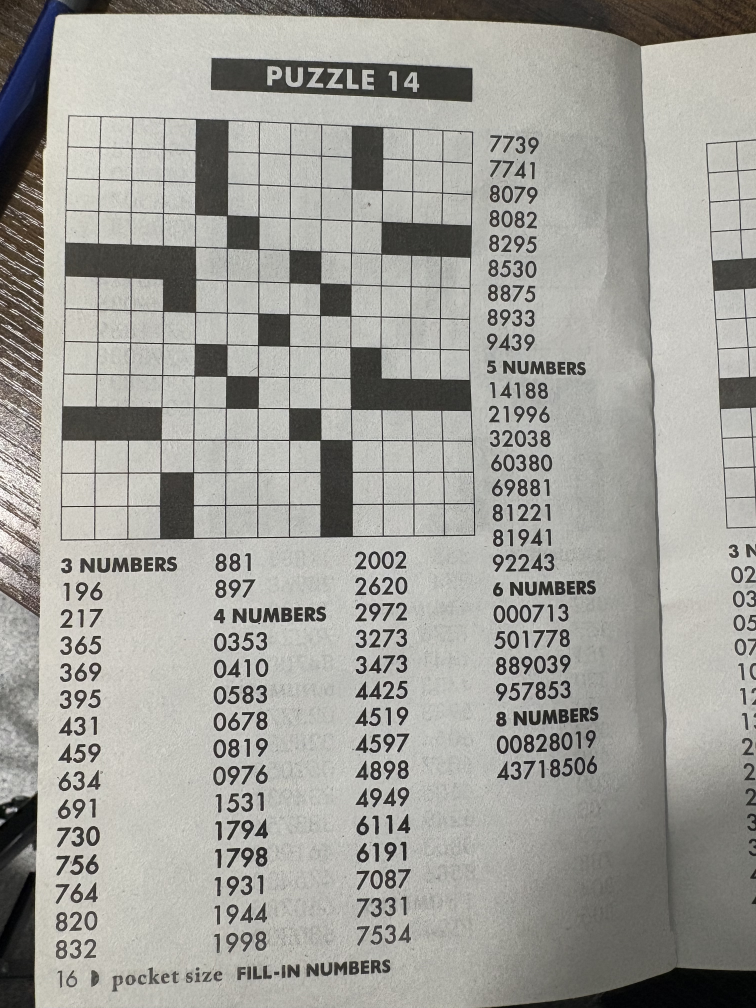
#> input picture Testing Folder/Puzzle 14.jpg, 3024 x 4032 px (shown at 1/4 size)
$ python -i extract_matrix_and_nums.py   (imports and definitions only)
#> lines starting #> are read from the running program, lines starting #| are printed output that depends on the picture; after the words box and inside, x2 and y2 are one past the last pixel; in counts of white or black regions, pixels touching at a corner belong together
import pandas as pd
import numpy as np


import re
import pytesseract
from PIL import Image
import copy
import cv2

def create_number_dict(numbers):
    main_number_dict = {}
    for i in range(3,10):
        nums_test = [n for n in numbers if len(n) == i]
        if len(nums_test) > 0:
            main_number_dict[i] = nums_test
    return main_number_dict

# main_number_dict = create_number_dict(numbers)

def preProcess(img):
    gray = cv2.cvtColor(img, cv2.COLOR_BGR2GRAY)
    _, warped = cv2.threshold(gray, 127,255, cv2.THRESH_BINARY)
    return warped


def preprocess_and_warp(image_path, matrix_confirm):

#> called with image_path = 'Testing Folder/Puzzle 14.jpg', matrix_confirm = False
    img = cv2.imread(image_path)
#> img is the input picture: shape (4032, 3024, 3); mean B, G, R 154.3, 159.9, 160.6
    if img is None:
        raise FileNotFoundError(f"Could not load image from {image_path}")

    #crop photo for better contours
    height, width = img.shape[:2]
#> height = 4032; width = 3024
    img = img[:int(height * 2/3), :int(width * 8/10)]
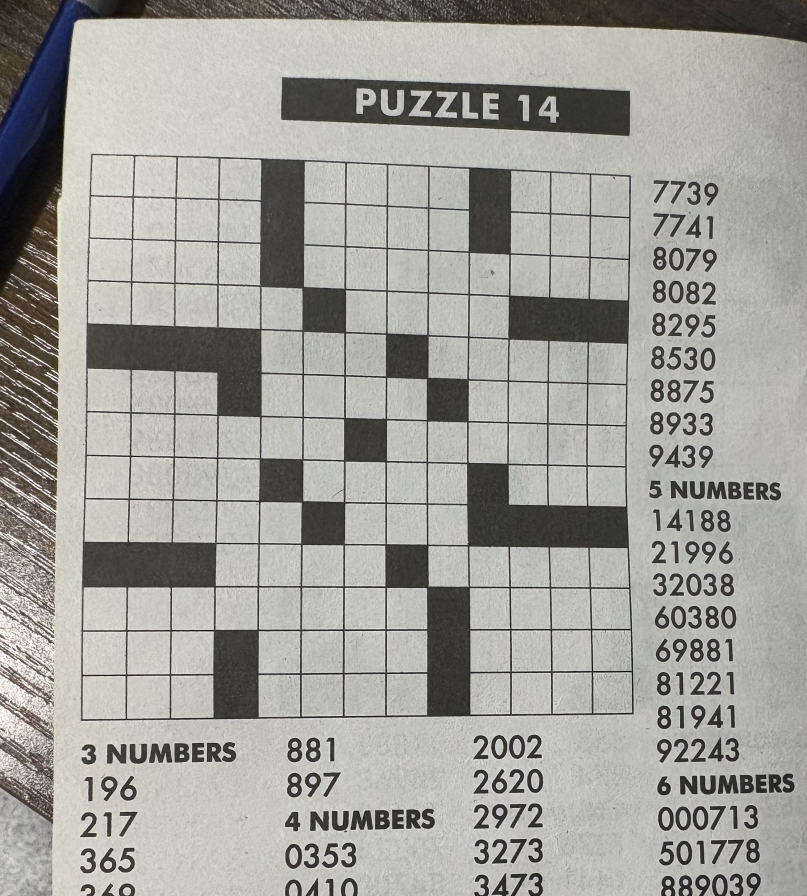
#> img: shape (2688, 2419, 3) (shown at 1/3 size); mean B, G, R 155.4, 160.8, 161.4
    circle_img = img.copy()

    # cv2.imshow("Cropped", cropped)
    # cv2.waitKey(0)
    # cv2.destroyAllWindows()

    orig = img.copy()


    gray = cv2.cvtColor(img, cv2.COLOR_BGR2GRAY)
    blurred = cv2.GaussianBlur(gray, (5, 5), 0)


    edged = cv2.Canny(blurred, 50, 150)
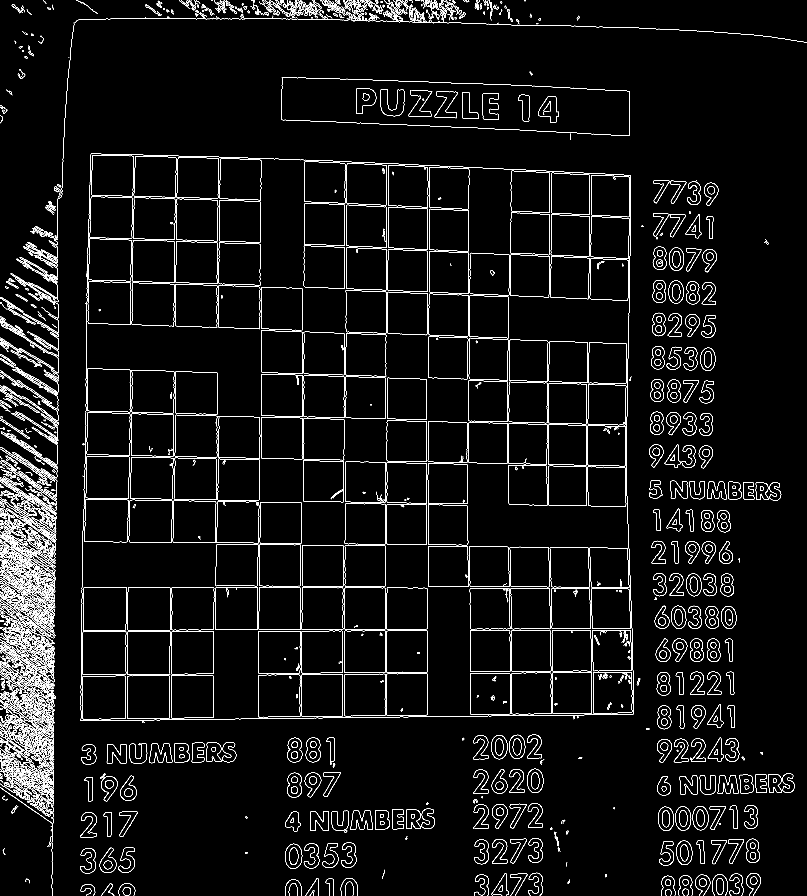
#> edged: shape (2688, 2419) (shown at 1/3 size); 3.2% white in thin lines or dots


    contours, _ = cv2.findContours(edged.copy(), cv2.RETR_EXTERNAL, cv2.CHAIN_APPROX_SIMPLE)
#> contours = 1228 contours, 714 with area under 20; largest, box (x1, y1, x2, y2) and area: (241, 461, 1901, 2163) 2717408, (843, 231, 1890, 408) 137932, (0, 1676, 166, 1825) 4106, (856, 2531, 907, 2607) 3019, (1581, 2306, 1630, 2379) 2786
    # contours, _ = cv2.findContours(gray, cv2.RETR_EXTERNAL, cv2.CHAIN_APPROX_SIMPLE)

    cont_area = [(c, cv2.contourArea(c, False)) for c in contours]
#> cont_area = 1228 items
    cont_area.sort(key=lambda x: x[1], reverse=True)
    num_to_filter = max(1, int(len(contours) * 0.10))
#> num_to_filter = 122
    filtered_contours = [c for c, p in cont_area[num_to_filter:]]
#> filtered_contours = 1106 contours, 714 with area under 20; largest, box (x1, y1, x2, y2) and area: (1947, 1441, 1988, 1496) 1255, (26, 921, 177, 1185) 1159, (2010, 642, 2058, 712) 1148, (2058, 744, 2104, 814) 1147, (1960, 639, 2008, 709) 1145

    contours = sorted(contours, key=cv2.contourArea, reverse=True)


    #Important to check contour
    # Draw all contours
    if not matrix_confirm:
        cv2.drawContours(
            img,           # image to draw on
            contours,      # contour list
            -1,            # -1 means draw all contours
            (0, 0, 255),   # Red in BGR
            7              # line thickness
        )
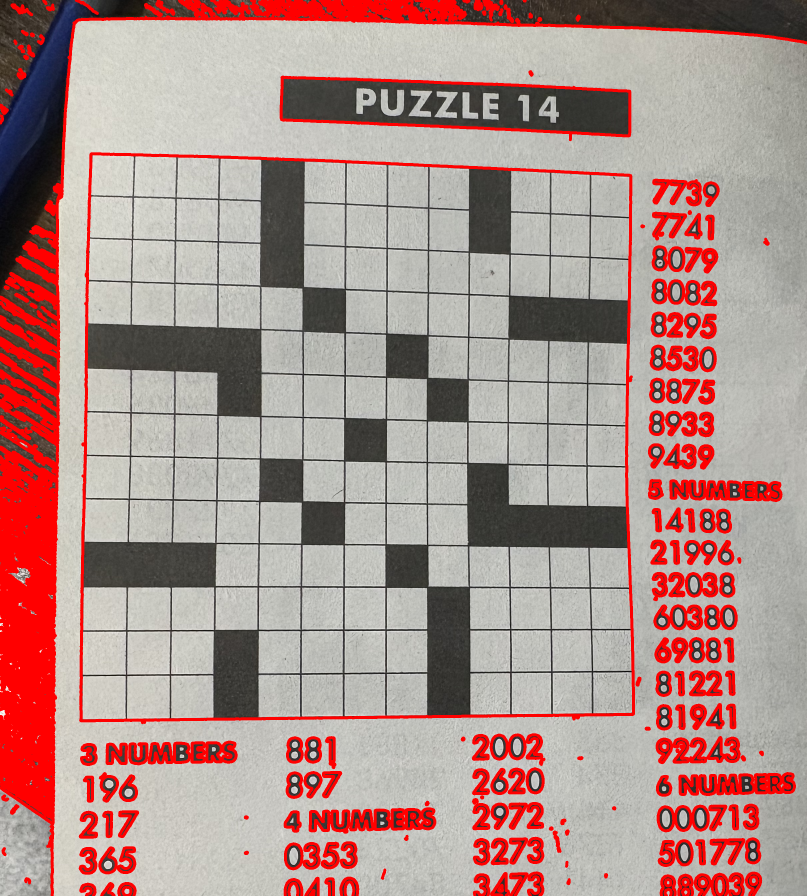
#> img: shape (2688, 2419, 3) (shown at 1/3 size); mean B, G, R 140.8, 145.6, 175.6

        # Display image
        cv2.imshow("Contours", img)

        # Wait until key is pressed
        cv2.waitKey(0)

        # Close window
        cv2.destroyAllWindows()


    c_dict = []
    print(f"contour length: {len(contours)}")
#| contour length: 1228
    for i, c in enumerate(contours):
    #printing out contour options for user to select
        perimeter = cv2.arcLength(c, True)
        approx = cv2.approxPolyDP(c, 0.02 * perimeter, True)
        # if (cv2.contourArea(c) > 25000) and (cv2.contourArea(c) < 40000) and (len(approx) == 4):
        if (cv2.contourArea(c) > 25000) and  (len(approx) == 4):
        # if len(c_dict) == 0:
            print(f"Contour {i}")
            print(f"Number of points: {len(c)}")
            print(f"Area: {cv2.contourArea(c)}")
            print(f"Bounding box: {cv2.boundingRect(c)}")
            print()
#> this loop made 1228 passes
#> perimeter on passes 4 to 6: 211.3, 203.1, 203.1
#| Contour 0
#| Number of points: 716
#| Area: 2717408.0
#| Bounding box: (241, 461, 1660, 1702)
#| Contour 1
#| Number of points: 285
#| Area: 137932.0
#| Bounding box: (843, 231, 1047, 177)

    for i, c in enumerate(contours):
        perimeter = cv2.arcLength(c, True)
        approx = cv2.approxPolyDP(c, 0.02 * perimeter, True)

        #if extremely large grid is detected
        if (cv2.contourArea(c) > 100_000) and (len(approx) == 4):

            x,y, w,h  = cv2.boundingRect(c)

            center_x = x + w / 2
            center_y = y + h / 2

            c_dict.append({
                "x": x,
                "y": y,
                "w": w,
                "h": h,
                "cx": center_x,
                "cy": center_y
            })
            print("large box detected")
            print(f"contour area: {cv2.contourArea(c)}")
            break


        # print("small box detected")
        if (cv2.contourArea(c) > 25000) and (cv2.contourArea(c) < 40000) and (len(approx) == 4): #note that width and height from cv2.boundingRect(c) should be very similar
            #we could even filter this out better by grouping the area values that way we know its one of the cells

            #figure out more robust way to filter

            x,y, w,h  = cv2.boundingRect(c)

            center_x = x + w / 2
            center_y = y + h / 2

            c_dict.append({
                "x": x,
                "y": y,
                "w": w,
                "h": h,
                "cx": center_x,
                "cy": center_y
            })
#> this loop made 1 pass
#> (perimeter, approx, x, y, w, h, center_x, center_y) on pass 1: (6782.6, [[273, 461], [242, 2162], [1900, 2142], [1892, 527]], 241, 461, 1660, 1702, 1071, 1312)
#| large box detected
#| contour area: 2717408.0
#> after the loop, c_dict = 1 item


        # [6 lines of commented-out code are left out]

    print(f"c_dict: {c_dict}")
#| c_dict: [{'x': 241, 'y': 461, 'w': 1660, 'h': 1702, 'cx': 1071.0, 'cy': 1312.0}]
    min_x = min(cell["x"] for cell in c_dict)
#> min_x = 241
    min_y = min(cell["y"] for cell in c_dict)
#> min_y = 461

    max_x = max(cell["x"] + cell["w"] for cell in c_dict)
#> max_x = 1901
    max_y = max(cell["y"] + cell["h"] for cell in c_dict)
#> max_y = 2163

    print(min_x, min_y)
#| 241 461
    print(max_x, max_y)
#| 1901 2163

    cv2.circle(circle_img, (min_x, min_y), 10, (0, 0, 255), -1)
    cv2.circle(circle_img, (min_x, max_y), 10, (0, 0, 255), -1)
    cv2.circle(circle_img, (max_x, min_y), 10, (0, 0, 255), -1)
    cv2.circle(circle_img, (max_x, max_y), 10, (0, 0, 255), -1)

    #important to check if correct coordinates were selected
    if not matrix_confirm:
        cv2.imshow("Image", circle_img)
        cv2.waitKey(0)
        cv2.destroyAllWindows()

    points = [
        (min_x, min_y), (min_x, max_y), (max_x, min_y), (max_x, max_y)
    ]
#> points = [(241, 461), (241, 2163), (1901, 461), (1901, 2163)]
    contour = np.array(points, dtype=np.int32).reshape((4,2))
#> contour = [[241, 461], [241, 2163], [1901, 461], [1901, 2163]]

    pts = contour
#> pts has the same summary as contour
    rect = np.zeros((4, 2), dtype="float32")

    s = pts.sum(axis=1)
#> s = [702, 2404, 2362, 4064]
    rect[0] = pts[np.argmin(s)] # top-left has smallest sum
    rect[2] = pts[np.argmax(s)] # bottom-right has largest sum

    diff = np.diff(pts, axis=1)
#> diff = [220, 1922, -1440, 262]

    rect[1] = pts[np.argmin(diff)] # top-right has smallest difference
    rect[3] = pts[np.argmax(diff)] # bottom-left has largest difference

    #define the dimensions of our new output "flat" square image (e.g., 650x650 px)
    side_length = 650
    dst = np.array([[0,0],[side_length - 1, 0],
        [side_length - 1, side_length - 1],
        [0, side_length - 1]], dtype="float32")


    M = cv2.getPerspectiveTransform(rect, dst)
#> M = [[0.391, -1.73e-18, -94.22], [0, 0.381, -175.8], [2.64e-20, -1.29e-20, 1]]
    warped_color = cv2.warpPerspective(orig, M, (side_length, side_length))
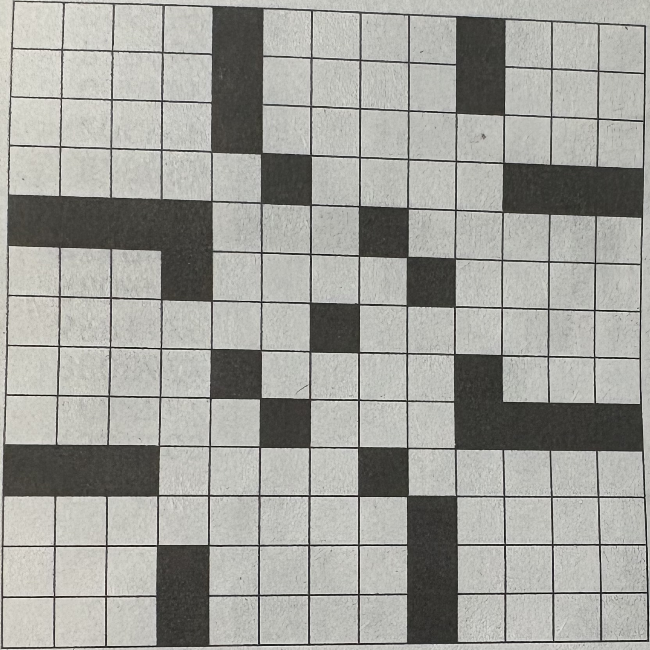
#> warped_color: shape (650, 650, 3); mean B, G, R 156.2, 161.5, 161.5


    warped_gray = cv2.cvtColor(warped_color, cv2.COLOR_BGR2GRAY)
    _, warped_binary = cv2.threshold(warped_gray, 127, 255, cv2.THRESH_BINARY)
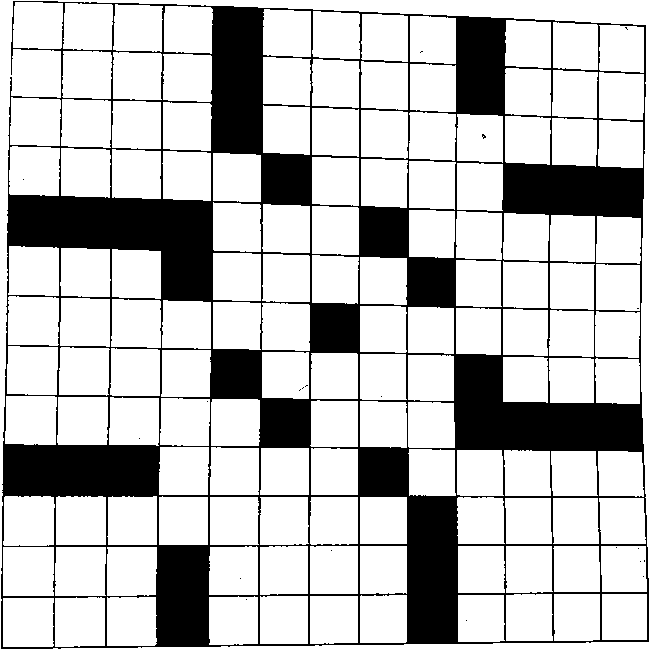
#> warped_binary: shape (650, 650); 75.3% white; 21 black regions (20 under 20 px), largest, box (x1, y1, x2, y2) and area: (1, 1, 649, 649) 104261

    return warped_binary


def create_matrix(image):
    GRID_SIZE = 13
    cell_w = image.shape[1] // GRID_SIZE
#> cell_w = 50
    cell_h = image.shape[0] // GRID_SIZE
#> cell_h = 50

    boolean_matrix = []


    for row in range(GRID_SIZE):
        matrix_row = []
        for col in range(GRID_SIZE):

            x1 = col * cell_w
            y1 = row * cell_h
            x2 = x1 + cell_w
            y2 = y1 + cell_h


            cell = image[y1:y2, x1:x2]


            h, w = cell.shape
            center_sample = cell[int(h*0.3):int(h*0.7), int(w*0.3):int(w*0.7)]


            avg_brightness = np.mean(center_sample)


            is_white = avg_brightness > 127
            matrix_row.append(is_white)

        boolean_matrix.append(matrix_row)
#> center_sample: shape (20, 20); every value is 255
#> after the loop, boolean_matrix = 13 items

    boolean_matrix = np.array(boolean_matrix, dtype=int)
    return boolean_matrix


def extract_clean_numbers(image_path):
#> called with image_path = 'Testing Folder/Puzzle 14.jpg'
    img = cv2.imread(image_path, cv2.IMREAD_GRAYSCALE)
#> img: shape (4032, 3024); min 0, max 255, mean 159.5

    custom_config = r'--psm 11 --oem 3 -c tessedit_char_whitelist=0123456789'

#> (the run stopped early here; a loop or call above may not have finished)

$ run again, on old photos/test_photo_v5.jpg
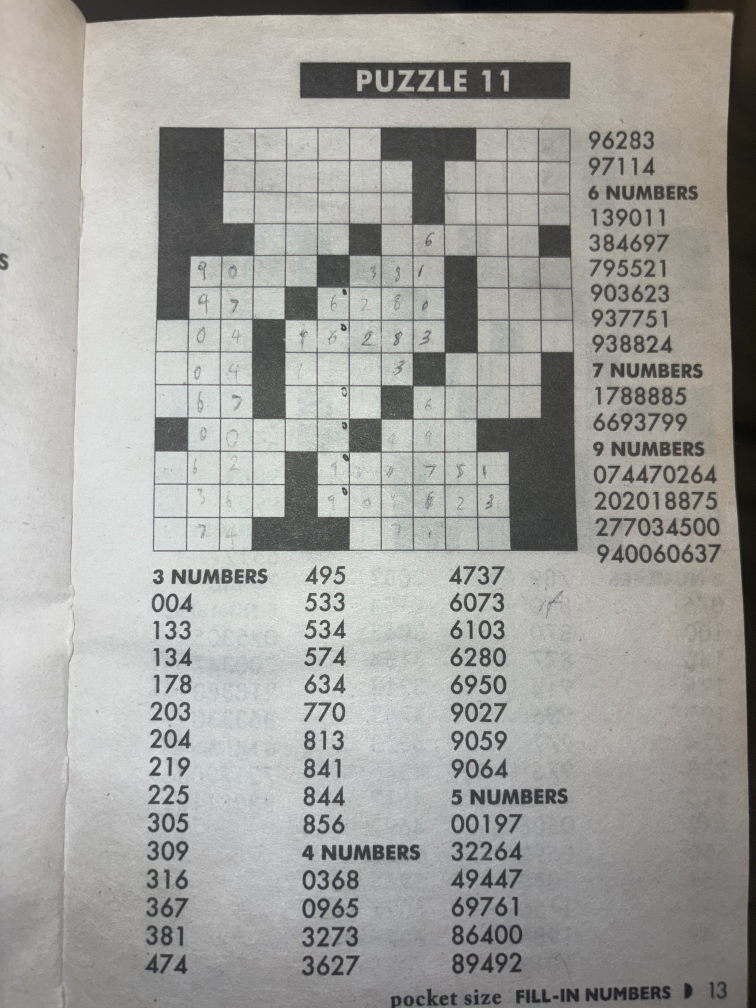
#> input picture old photos/test_photo_v5.jpg, 3024 x 4032 px (shown at 1/4 size)
#> in preprocess_and_warp, img is the input picture: shape (4032, 3024, 3); mean B, G, R 157.2, 160.8, 161.4
#> in preprocess_and_warp, `edged = cv2.Canny(blurred, 50, 150)`:
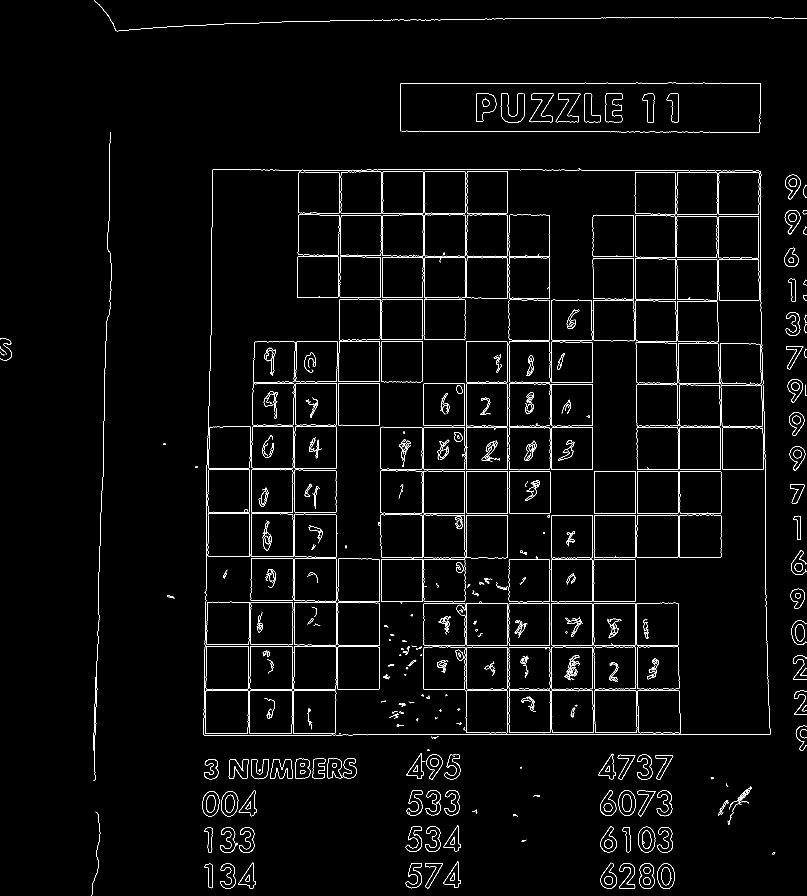
#> edged: shape (2688, 2419) (shown at 1/3 size); 1.7% white in thin lines or dots
#> contours = 138 contours, 54 with area under 20; largest, box (x1, y1, x2, y2) and area: (611, 507, 2311, 2207) 2825610, (1428, 279, 1489, 366) 3648, (1972, 2590, 2025, 2667) 3122, (1914, 2480, 1966, 2557) 3120, (1855, 2371, 1907, 2448) 3100
#> cont_area = 138 items
#> num_to_filter = 13
#> filtered_contours = 125 contours, 54 with area under 20; largest, box (x1, y1, x2, y2) and area: (1279, 2263, 1328, 2339) 2139, (2355, 524, 2402, 598) 2040, (2354, 630, 2401, 703) 2024, (753, 2277, 806, 2338) 2020, (2369, 1339, 2416, 1412) 2016
#| contour length: 138
#> the loop in preprocess_and_warp, `for i, c in enumerate(contours):` made 138 passes
#> perimeter on passes 2 to 9: 275.3, 219, 217, 214.8, 212.8, 211.3, 225, 341.7
#> (printed output is left out)
#> the loop in preprocess_and_warp, `for i, c in enumerate(contours):` made 1 pass
#> (perimeter, approx, x, y, w, h, center_x, center_y) on pass 1: (6983.2, [[639, 508], [611, 2204], [2310, 2203], [2281, 513]], 611, 507, 1700, 1700, 1461, 1357)
#> (printed output is left out)
#> after the loop in preprocess_and_warp, `for i, c in enumerate(contours):`: c_dict = 1 item
#| c_dict: [{'x': 611, 'y': 507, 'w': 1700, 'h': 1700, 'cx': 1461.0, 'cy': 1357.0}]
#> min_x = 611
#> min_y = 507
#> max_x = 2311
#> max_y = 2207
#| 611 507
#| 2311 2207
#> points = [(611, 507), (611, 2207), (2311, 507), (2311, 2207)]
#> contour = [[611, 507], [611, 2207], [2311, 507], [2311, 2207]]
#> pts has the same summary as contour
#> s = [1118, 2818, 2818, 4518]
#> diff = [-104, 1596, -1804, -104]
#> M = [[0.382, -1.76e-17, -233.3], [0, 0.382, -193.6], [-5.15e-20, -2.72e-36, 1]]
#> in preprocess_and_warp, `_, warped_binary = cv2.threshold(warped_gray, 127, 255, cv2.THRESH_BIN..`:
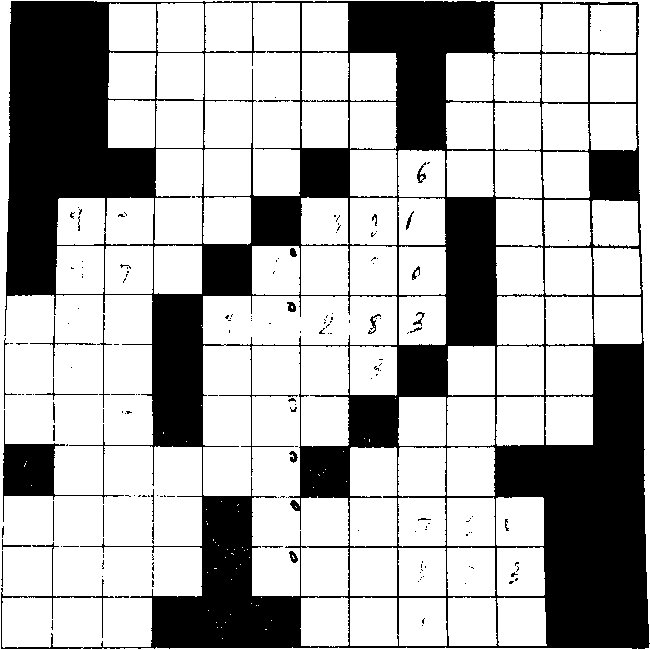
#> warped_binary: shape (650, 650); 68.4% white; 170 black regions (140 under 20 px), largest, box (x1, y1, x2, y2) and area: (1, 1, 650, 649) 131241, (30, 316, 96, 377) 156, (97, 314, 112, 408) 133
#> after the loop in create_matrix, `for row in range(GRID_SIZE):`: boolean_matrix = 13 items
